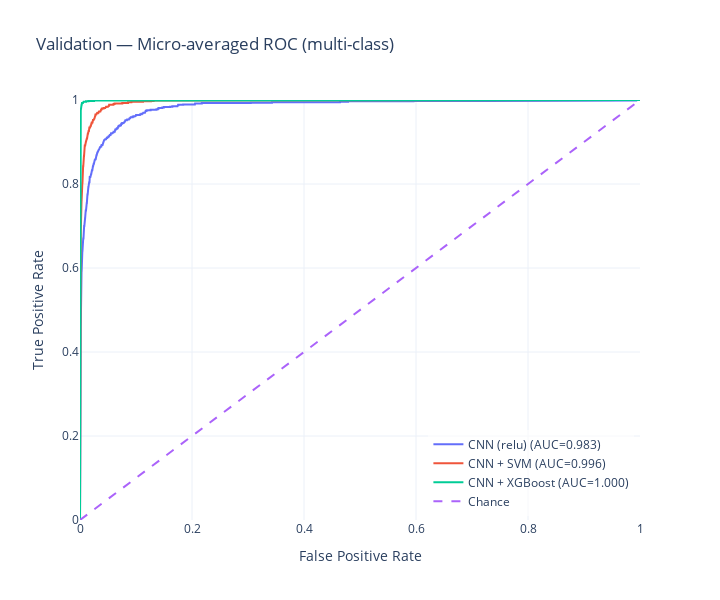
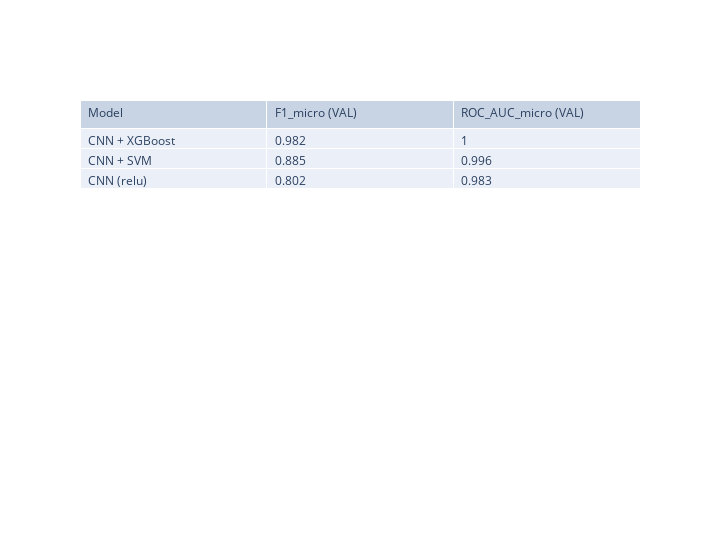

The cell these charts' notebook holds for them, in order:
### Markdown cell above
# VALIDATION micro-ROC plotting

### Code cell
# Fallback if micro_roc_auc isn't already defined in your notebook
try:
    micro_roc_auc
except NameError:
    from sklearn.metrics import roc_curve, auc
    from sklearn.preprocessing import label_binarize
    def micro_roc_auc(y_true_idx, y_prob, num_classes):
        y_true_bin = label_binarize(y_true_idx, classes=np.arange(num_classes))
        fpr, tpr, _ = roc_curve(y_true_bin.ravel(), y_prob.ravel())
        return fpr, tpr, auc(fpr, tpr)

# Compute curves here to avoid NameError
fpr_cnn_v, tpr_cnn_v, auc_cnn_v = micro_roc_auc(y_true_val, y_prob_val_cnn, NUM_CLASSES)
fpr_svm_v, tpr_svm_v, auc_svm_v = micro_roc_auc(yva,        y_prob_val_svm, NUM_CLASSES)
fpr_xgb_v, tpr_xgb_v, auc_xgb_v = micro_roc_auc(yva,        y_prob_val_xgb, NUM_CLASSES)

# Detect activation used by the CNN (build_cnn names model like "cnn_{activation}")
act_label = "CNN"
try:
    mname = getattr(cnn, "name", "") or ""
    act_label = f"CNN ({mname.split('cnn_', 1)[1]})" if "cnn_" in mname else "CNN"
except Exception:
    pass

fig = go.Figure()

def add_curve(fpr, tpr, label, auc_value):
    fig.add_trace(go.Scatter(
        x=fpr, y=tpr, mode="lines",
        name=f"{label} (AUC={auc_value:.3f})",
        hovertemplate="FPR=%{x:.3f}<br>TPR=%{y:.3f}<extra>"+label+"</extra>",
    ))

add_curve(fpr_cnn_v, tpr_cnn_v, act_label,            auc_cnn_v)
add_curve(fpr_svm_v, tpr_svm_v, "CNN + SVM",          auc_svm_v)
add_curve(fpr_xgb_v, tpr_xgb_v, f"CNN + {xgb_name}",  auc_xgb_v)

# Chance line
fig.add_trace(go.Scatter(
    x=[0, 1], y=[0, 1], mode="lines", name="Chance",
    line=dict(dash="dash"), hoverinfo="skip"
))

fig.update_layout(
    width=720, height=600, template="plotly_white",
    title="Validation — Micro-averaged ROC (multi-class)",
    xaxis=dict(title="False Positive Rate", range=[0, 1], showgrid=True, zeroline=False),
    yaxis=dict(title="True Positive Rate",  range=[0, 1], showgrid=True, zeroline=False),
    legend=dict(x=0.99, y=0.01, xanchor="right", yanchor="bottom", bgcolor="rgba(255,255,255,0.6)")
)
fig.show()

# --- Metrics table (sorted by micro F1) ---
df = pd.DataFrame({
    "Model": [act_label, "CNN + SVM", f"CNN + {xgb_name}"],
    "F1_micro (VAL)": [f1_micro_cnn_val, f1_micro_svm_val, f1_micro_xgb_val],
    "ROC_AUC_micro (VAL)": [auc_cnn_v, auc_svm_v, auc_xgb_v],
}).sort_values("F1_micro (VAL)", ascending=False)

table = go.Figure(data=[go.Table(
    header=dict(values=list(df.columns), align="left"),
    cells=dict(values=[df[c].round(3) if df[c].dtype.kind in "fc" else df[c] for c in df.columns], align="left"),
)])
table.update_layout(width=720)
table.show()

# If you also want the pandas view:
display(df)

### Figure 1 — Plotly figure (JSON) as saved in the notebook; plotly's stock layout.template omitted (floating-point values rounded to 4 significant figures; data arrays with more than 128 entries replaced by an {"elided": "..."} marker saying what was removed)
{"data": [{"hovertemplate": "FPR=%{x:.3f}<br>TPR=%{y:.3f}<extra>CNN (relu)</extra>", "mode": "lines", "name": "CNN (relu) (AUC=0.983)", "type": "scatter", "x": {"elided": "560 float values"}, "y": {"elided": "560 float values"}}, {"hovertemplate": "FPR=%{x:.3f}<br>TPR=%{y:.3f}<extra>CNN + SVM</extra>", "mode": "lines", "name": "CNN + SVM (AUC=0.996)", "type": "scatter", "x": {"elided": "326 float values"}, "y": {"elided": "326 float values"}}, {"hovertemplate": "FPR=%{x:.3f}<br>TPR=%{y:.3f}<extra>CNN + XGBoost</extra>", "mode": "lines", "name": "CNN + XGBoost (AUC=1.000)", "type": "scatter", "x": [0, 0, 0, 0, 0, 0, 0, 0, 0, 0, 0, 0, 0, 0, 0, 0, 0, 0, 0, 0, 0, 9.569e-05, 9.569e-05, 0.0001914, 0.0001914, 0.0002871, 0.0002871, 0.0003828, 0.0003828, 0.0006699, 0.0006699, 0.0009569, 0.0009569, 0.001244, 0.001244, 0.00134, 0.00134, 0.001531, 0.001531, 0.001627, 0.001627, 0.001914, 0.001914, 0.00201, 0.00201, 0.002105, 0.002105, 0.002584, 0.002584, 0.002775, 0.002775, 0.003062, 0.003062, 0.003349, 0.003349, 0.003445, 0.003445, 0.003541, 0.003541, 0.005263, 0.005263, 0.005837, 0.005837, 0.006316, 0.006316, 0.01072, 0.01072, 0.01512, 0.01512, 0.02507, 0.02507, 0.1881, 0.1883, 0.1884, 0.1886, 0.2331, 0.2333, 0.2757, 0.2759, 0.2911, 0.2911, 0.3035, 0.3037, 0.4208, 0.421, 0.5268, 0.527, 0.5408, 0.5411, 0.554, 0.5542, 0.6153, 0.6155, 0.7142, 0.7144, 0.7293, 0.7295, 0.7856, 0.7857, 0.7952, 0.7954, 1], "y": [0, 0.001053, 0.04526, 0.04737, 0.05053, 0.05263, 0.1695, 0.1716, 0.1989, 0.2011, 0.2379, 0.24, 0.2989, 0.3011, 0.3032, 0.3053, 0.6432, 0.6453, 0.7421, 0.7442, 0.9211, 0.9211, 0.9389, 0.9389, 0.9642, 0.9642, 0.9663, 0.9663, 0.9695, 0.9695, 0.9705, 0.9705, 0.9747, 0.9747, 0.9758, 0.9758, 0.9768, 0.9768, 0.9789, 0.9789, 0.98, 0.98, 0.9821, 0.9821, 0.9853, 0.9853, 0.9863, 0.9863, 0.9874, 0.9874, 0.9884, 0.9884, 0.9895, 0.9895, 0.9905, 0.9905, 0.9916, 0.9916, 0.9926, 0.9926, 0.9937, 0.9937, 0.9947, 0.9947, 0.9958, 0.9958, 0.9968, 0.9968, 0.9979, 0.9979, 0.9989, 0.9989, 0.9989, 0.9989, 0.9989, 0.9989, 0.9989, 0.9989, 0.9989, 0.9989, 1, 1, 1, 1, 1, 1, 1, 1, 1, 1, 1, 1, 1, 1, 1, 1, 1, 1, 1, 1, 1, 1]}, {"hoverinfo": "skip", "line": {"dash": "dash"}, "mode": "lines", "name": "Chance", "type": "scatter", "x": [0, 1], "y": [0, 1]}], "layout": {"height": 600, "legend": {"bgcolor": "rgba(255,255,255,0.6)", "x": 0.99, "xanchor": "right", "y": 0.01, "yanchor": "bottom"}, "title": {"text": "Validation — Micro-averaged ROC (multi-class)"}, "width": 720, "xaxis": {"range": [0, 1], "showgrid": true, "title": {"text": "False Positive Rate"}, "zeroline": false}, "yaxis": {"range": [0, 1], "showgrid": true, "title": {"text": "True Positive Rate"}, "zeroline": false}}}

### Figure 2 — Plotly figure (JSON) as saved in the notebook; plotly's stock layout.template omitted (floating-point values rounded to 4 significant figures)
{"data": [{"cells": {"align": "left", "values": [["CNN + XGBoost", "CNN + SVM", "CNN (relu)"], [0.982, 0.885, 0.802], [1, 0.996, 0.983]]}, "header": {"align": "left", "values": ["Model", "F1_micro (VAL)", "ROC_AUC_micro (VAL)"]}, "type": "table"}], "layout": {"width": 720}}
